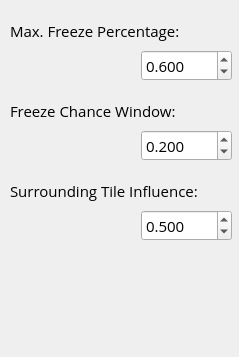
            <widget class="QWidget" name="mpIceCaps">
             <property name="geometry">
              <rect>
               <x>0</x>
               <y>0</y>
               <width>239</width>
               <height>357</height>
              </rect>
             </property>
             <attribute name="label">
              <string>Ice Caps</string>
             </attribute>
             <widget class="QLabel" name="label_65">
              <property name="geometry">
               <rect>
                <x>10</x>
                <y>100</y>
                <width>201</width>
                <height>21</height>
               </rect>
              </property>
              <property name="font">
               <font>
                <family>Open Sans</family>
                <pointsize>11</pointsize>
                <weight>50</weight>
                <bold>false</bold>
               </font>
              </property>
              <property name="text">
               <string>Freeze Chance Window:</string>
              </property>
             </widget>
             <widget class="QLabel" name="label_66">
              <property name="geometry">
               <rect>
                <x>10</x>
                <y>180</y>
                <width>221</width>
                <height>21</height>
               </rect>
              </property>
              <property name="font">
               <font>
                <family>Open Sans</family>
                <pointsize>11</pointsize>
                <weight>50</weight>
                <bold>false</bold>
               </font>
              </property>
              <property name="text">
               <string>Surrounding Tile Influence:</string>
              </property>
              <property name="wordWrap">
               <bool>true</bool>
              </property>
             </widget>
             <widget class="QLabel" name="label_67">
              <property name="geometry">
               <rect>
                <x>10</x>
                <y>20</y>
                <width>211</width>
                <height>21</height>
               </rect>
              </property>
              <property name="font">
               <font>
                <family>Open Sans</family>
                <pointsize>11</pointsize>
                <weight>50</weight>
                <bold>false</bold>
               </font>
              </property>
              <property name="text">
               <string>Max. Freeze Percentage:</string>
              </property>
             </widget>
             <widget class="QDoubleSpinBox" name="spnMFP">
              <property name="geometry">
               <rect>
                <x>141</x>
                <y>50</y>
                <width>91</width>
                <height>31</height>
               </rect>
              </property>
              <property name="font">
               <font>
                <family>Open Sans</family>
                <pointsize>11</pointsize>
                <weight>50</weight>
                <bold>false</bold>
               </font>
              </property>
              <property name="decimals">
               <number>3</number>
              </property>
              <property name="maximum">
               <double>1.000000000000000</double>
              </property>
              <property name="singleStep">
               <double>0.100000000000000</double>
              </property>
              <property name="value">
               <double>0.600000000000000</double>
              </property>
             </widget>
             <widget class="QDoubleSpinBox" name="spnFCW">
              <property name="geometry">
               <rect>
                <x>141</x>
                <y>130</y>
                <width>91</width>
                <height>31</height>
               </rect>
              </property>
              <property name="font">
               <font>
                <family>Open Sans</family>
                <pointsize>11</pointsize>
                <weight>50</weight>
                <bold>false</bold>
               </font>
              </property>
              <property name="decimals">
               <number>3</number>
              </property>
              <property name="maximum">
               <double>1.000000000000000</double>
              </property>
              <property name="singleStep">
               <double>0.100000000000000</double>
              </property>
              <property name="value">
               <double>0.200000000000000</double>
              </property>
             </widget>
             <widget class="QDoubleSpinBox" name="spnSTI">
              <property name="geometry">
               <rect>
                <x>141</x>
                <y>210</y>
                <width>91</width>
                <height>31</height>
               </rect>
              </property>
              <property name="font">
               <font>
                <family>Open Sans</family>
                <pointsize>11</pointsize>
                <weight>50</weight>
                <bold>false</bold>
               </font>
              </property>
              <property name="decimals">
               <number>3</number>
              </property>
              <property name="maximum">
               <double>1.000000000000000</double>
              </property>
              <property name="singleStep">
               <double>0.100000000000000</double>
              </property>
              <property name="value">
               <double>0.500000000000000</double>
              </property>
             </widget>
            </widget>
